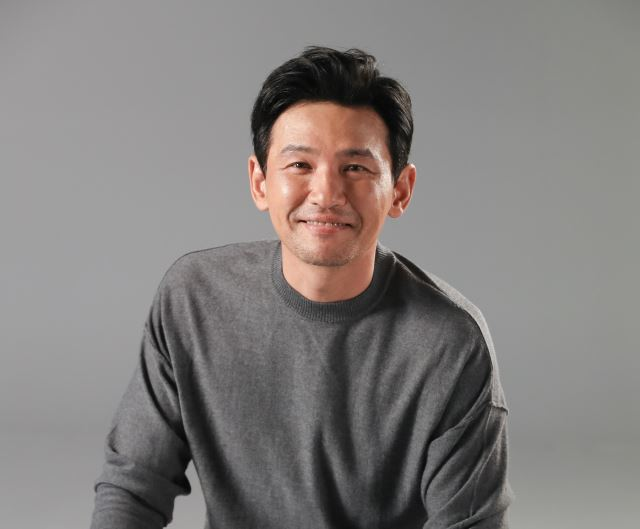
#> input picture Practice/images/hwang.jpg, 640 x 529 px
$ jupyter execute --allow-errors 13_face_recognition.ipynb   (text cells are left out)
#> lines starting #> are read from the running program, lines starting #| are printed output that depends on the picture; after the words box and inside, x2 and y2 are one past the last pixel; in counts of white or black regions, pixels touching at a corner belong together
[cell 1]
import cv2

HWANG = "../images/hwang.jpg"
QUEEN = "../images/queen.jpg"
BEATLES = "../images/beatles.jpg"
SANDVICH = "../images/sandvich.jpg"

face_cascade = cv2.CascadeClassifier("../cascade/haarcascade_frontalface_default.xml")
eye_cascade = cv2.CascadeClassifier("../cascade/haarcascade_eye.xml")

[cell 2]
img = cv2.imread(HWANG)
#> img is the input picture: shape (529, 640, 3); mean B, G, R 124.9, 126.8, 130.7

gray = cv2.cvtColor(img, cv2.COLOR_BGR2GRAY) # 색의 밝기로 검출하므로 gray
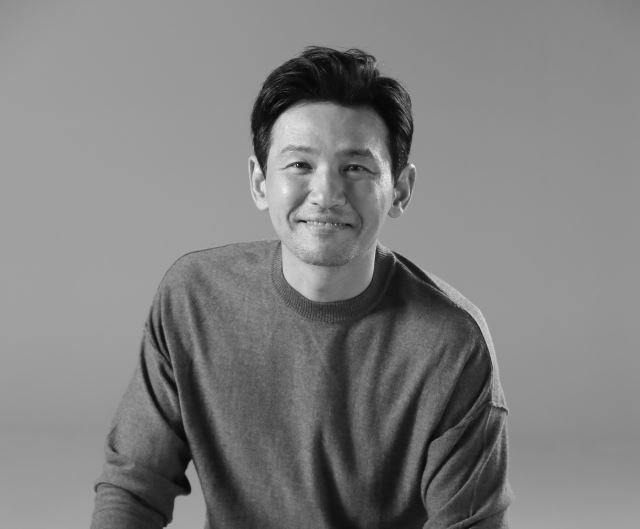
#> gray: shape (529, 640); min 1, max 245, mean 127.8

#scaleFactor - 1.1에 가까울 수록 더 얼굴 정확하게, minNeighbors - 최소 몇개는 얼굴로 잡혀야 얼굴로 인식
faces = face_cascade.detectMultiScale(gray, scaleFactor=1.1, minNeighbors=8, minSize=(10,10))
#> faces = [[245, 101, 159, 159]]
eyes = eye_cascade.detectMultiScale(gray, scaleFactor=1.1, minNeighbors=2, maxSize=(40,40))
#> eyes = [[337, 155, 29, 29], [284, 150, 31, 31]]

if len(faces) :
    for face in faces :
        x, y, width, height = face
        cv2.rectangle(img, (x,y), (x+width, y+height), (0,255,0), 4)
#> this loop made 1 pass
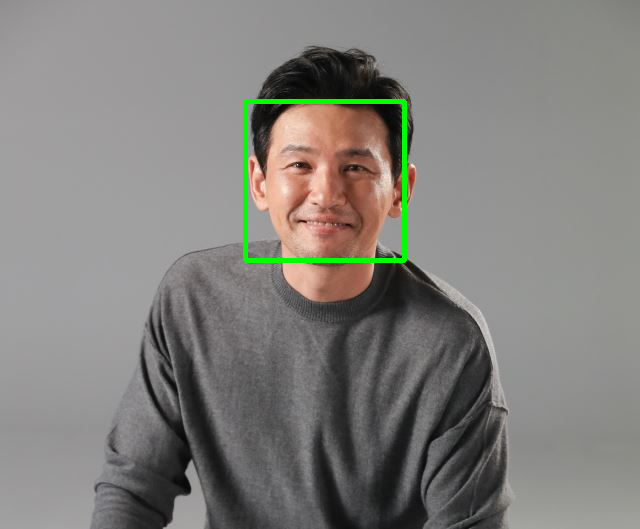
#> img: shape (529, 640, 3); 0.94% of pixels changed, all inside (x1, y1, x2, y2) = (243, 99, 407, 263)

if len(eyes) :
    for eye in eyes :
        x, y, width, height = eye
        cv2.rectangle(img, (x,y), (x+width, y+height), (255,255, 0), 3)
#> this loop made 2 passes
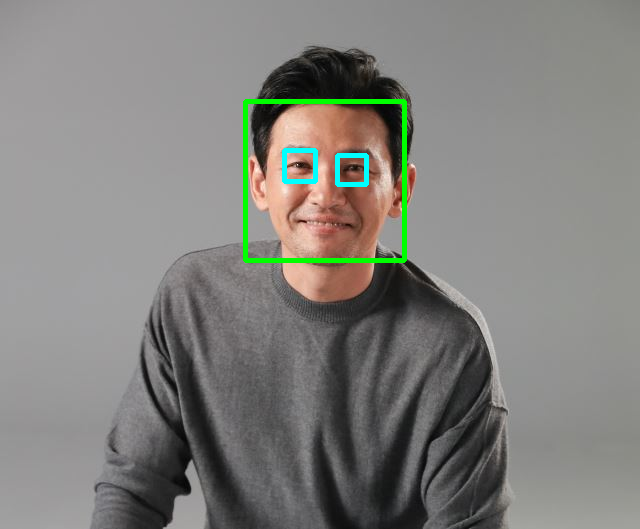
#> img: shape (529, 640, 3); 0.35% of pixels changed, all inside (x1, y1, x2, y2) = (282, 148, 369, 187)

cv2.imshow("img", img)
cv2.waitKey(0)
cv2.destroyAllWindows()

[cell 3]
cap = cv2.VideoCapture(0)

face_cascade = cv2.CascadeClassifier("../cascade/haarcascade_frontalface_default.xml")
eye_cascade = cv2.CascadeClassifier("../cascade/haarcascade_eye.xml")

while cap.isOpened() : # 캠이 켜져 있는 동안
    ret, frame = cap.read()
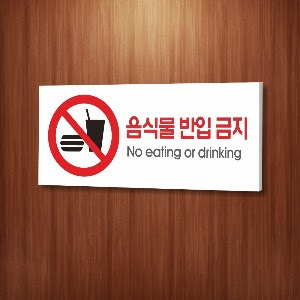
#> input picture Practice/images/alert.jpg, 300 x 300 px, given in place of the camera
#> frame is the input picture: shape (300, 300, 3); mean B, G, R 87.4, 106.4, 155.6

    if not ret :
        break

    gray = cv2.cvtColor(frame, cv2.COLOR_BGR2GRAY)
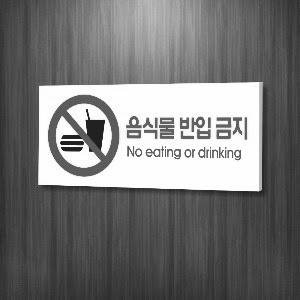
#> gray: shape (300, 300); min 23, max 255, mean 119

    faces, weights_face = face_cascade.detectMultiScale2(gray, scaleFactor=1.1, minNeighbors=4, minSize=(200,200)) # 각 프레임에 대하여 안면인식
#> faces = (); weights_face = ()
    eyes, weights_eye = eye_cascade.detectMultiScale2(gray, scaleFactor=1.1, minNeighbors=4, maxSize=(40,40)) # 눈 인식
#> eyes = (); weights_eye = ()

    if len(faces) : # 안면인식이 되었다면
        for x, y, w, h in faces:
            cv2.rectangle(frame, (x,y), (x+w,y+h), (0, 255, 0), 2)
            cv2.putText(frame, f"Face: {weights_face[0]}", (x, y - 5), cv2.FONT_HERSHEY_COMPLEX, 0.5, (0, 0, 0), 2) # weights - 신뢰도

    if len(eyes) : # 눈인식이 되었다면
        for i, eye in enumerate(eyes): # 눈의 숫자와 눈 정보
            x, y, w, h = eye # 눈 정보 따로 분해
            cv2.rectangle(frame, (x,y), (x+w,y+h), (255,255,0), 2)
            cv2.putText(frame, f"Eyes : {weights_eye[i]}", (x,y - 5), cv2.FONT_HERSHEY_COMPLEX, 0.5, (0, 0, 0), 2)

    cv2.imshow("video", frame) # 프레임 지속적으로 출력

    if cv2.waitKey(1) == ord("q") :
#> (key q is pressed here)
        break

cap.release()
cv2.destroyAllWindows()
